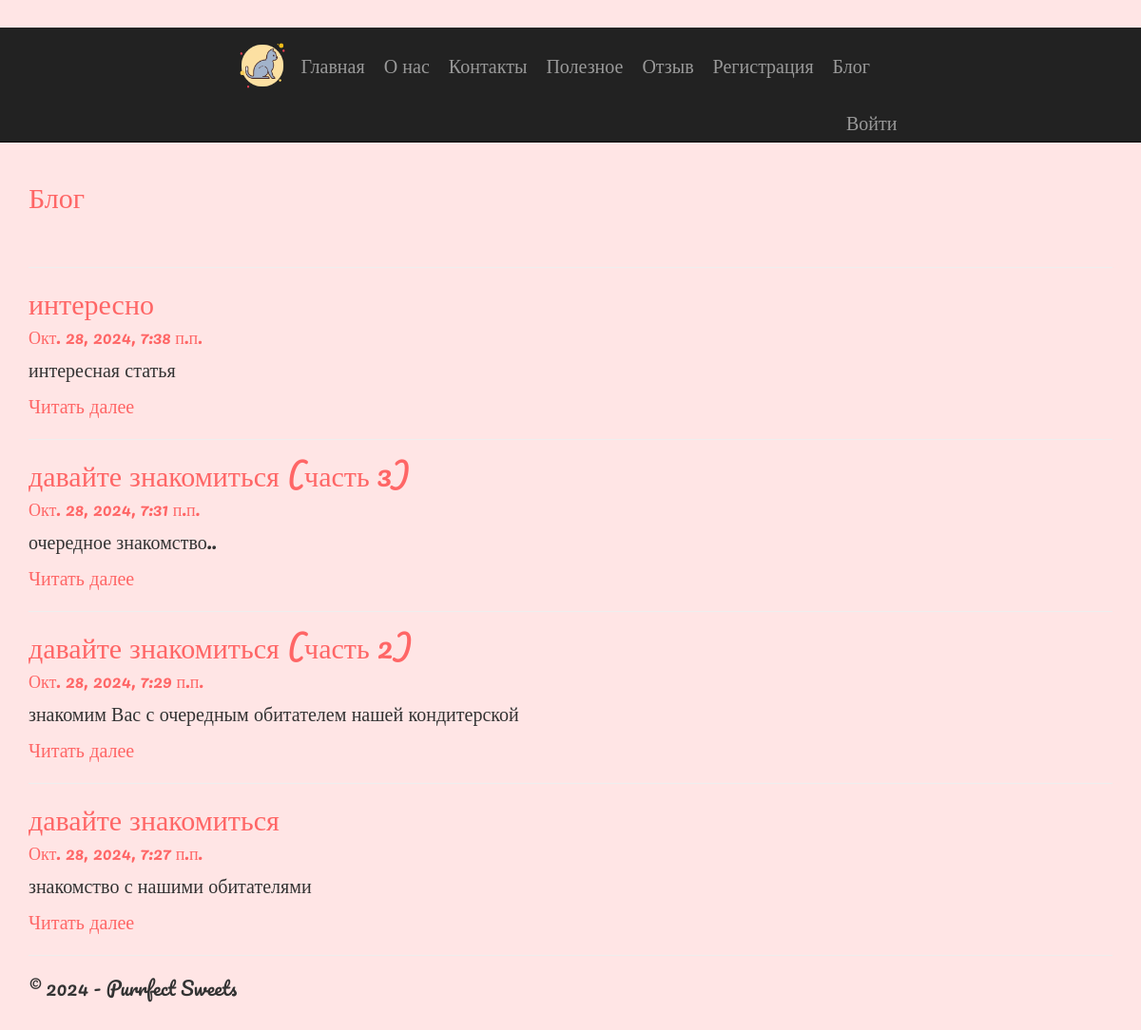
Before: /blog/ with the older database file.
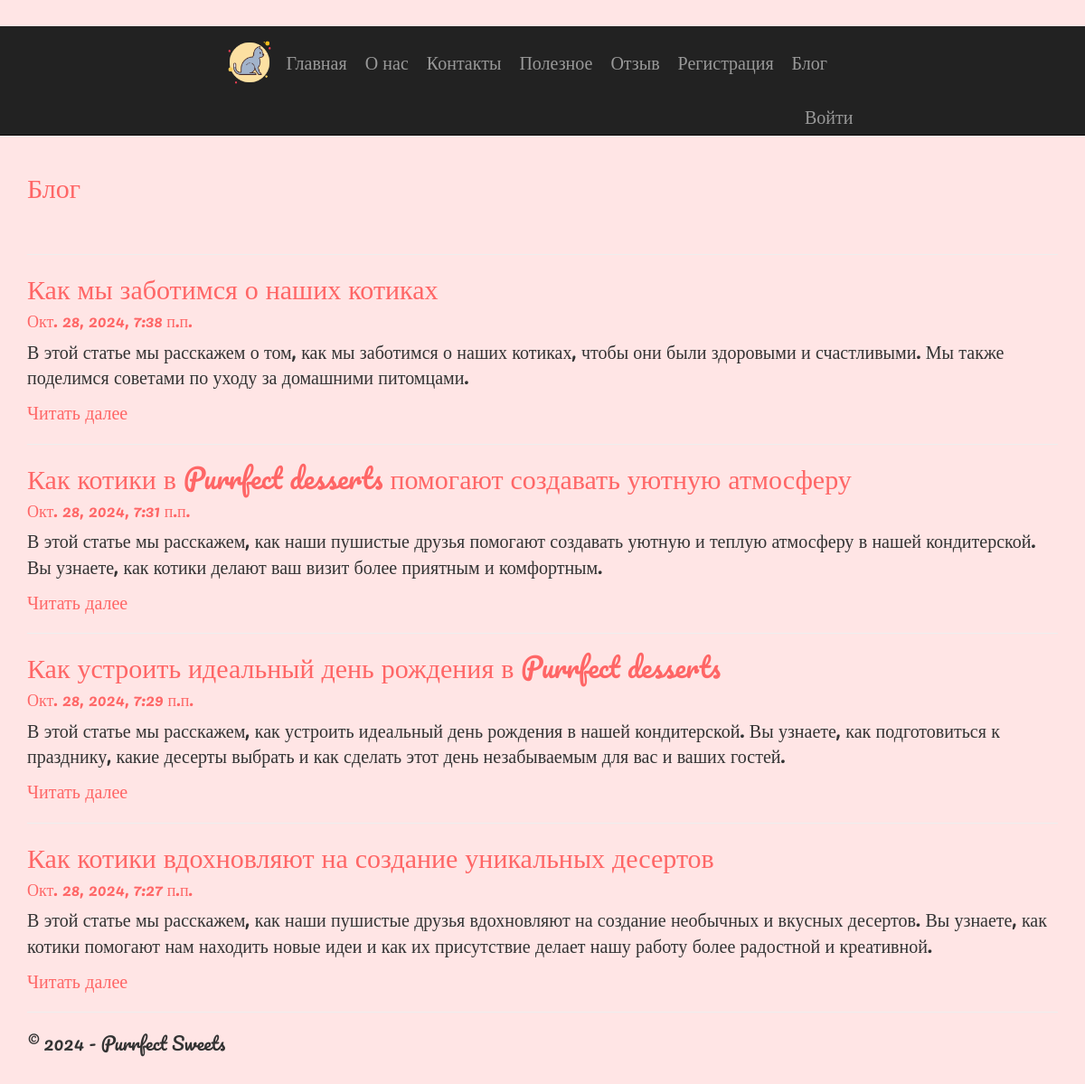
After: the same page with the newer database file.
### app/models.py (models this page shows, shortened)
class Blog(models. Model):
    title = models.CharField(max_length = 100, unique_for_date = "posted", verbose_name = "Заголовок")
    description = models.TextField(verbose_name = "Краткое содержание")
    content = models.TextField(verbose_name = "Полное содержание")
    posted = models.DateTimeField(default = datetime.now(), db_index = True, verbose_name = "Опубликована")
    author = models.ForeignKey(User, null=True, blank=True, on_delete = models.SET_NULL, verbose_name = "Автор")
    image = models.FileField(default = "temp.jpg", verbose_name= "Путь картинкe")
    class Meta:
        db_table = "Posts" #имя таблицы для модели
        ordering = ["-posted"] #порядок сортировки данных в модели ("-" означает по убыванию)
        verbose_name = "статья блога" # имя, под которым модель будет отображаться в административном разделе (для одной статьи блога)
        verbose_name_plural = "статьи блога" # тоже для всех статей блога

### app/views.py (the view)
# urls.py: path('blog/', views.blog, name='blog'),
def blog(request):
    posts = Blog.objects.all() # запрос на выбор всех статей блога из модели
    assert isinstance(request, HttpRequest)
    return render(
        request,
        'app/blog.html',
        {
            'title':'Блог',
            'posts': posts, # передача списка статей в шаблон веб-страницы
            'year':datetime.now().year,
        }
)

### app/templatetags/custom_filters.py (called while the page is built)
@register.filter
def in_group(user, group_name):
    return user.groups.filter(name=group_name).exists()

### app/templates/app/blog.html
﻿{% extends "app/layout.html" %}
{% block content %}
<h2>{{ title }}</h2>
<br />
{% for post in posts %}
<hr />
<div class="">
    <h2> {{post.title}} </h2>
    <h4> {{post.posted}} </h4>
    <p> {{post.description}} </p>
    <p><a href="{% url 'blogpost' parametr=post.id %}" class="read_more"> Читать далее </a> </p>
</div>
{% endfor %}
{% endblock %}

Changed rows visible on the page:
changed Blog: title "интересно" → "Как мы заботимся о наших котиках"; description "интересная статья" → "В этой статье мы расскажем о том, как мы заботимся о наших котиках, чтобы они были здоровыми и счастливыми. Мы также поделимся советами по уходу за домашними питомцами."
changed Blog: title "давайте знакомиться (часть 3)" → "Как котики в Purrfect desserts помогают создавать уютную атмосферу"; description "очередное знакомство.." → "В этой статье мы расскажем, как наши пушистые друзья помогают создавать уютную и теплую атмосферу в нашей кондитерской. Вы узнаете, как котики делают ваш визит более приятным и комфортным."
changed Blog: title "давайте знакомиться (часть 2)" → "Как устроить идеальный день рождения в Purrfect desserts"; description "знакомим Вас с очередным обитателем нашей кондитерской" → "В этой статье мы расскажем, как устроить идеальный день рождения в нашей кондитерской. Вы узнаете, как подготовиться к празднику, какие десерты выбрать и как сделать этот день незабываемым для вас и ваших гостей."
changed Blog: title "давайте знакомиться" → "Как котики вдохновляют на создание уникальных десертов"; description "знакомство с нашими обитателями" → "В этой статье мы расскажем, как наши пушистые друзья вдохновляют на создание необычных и вкусных десертов. Вы узнаете, как котики помогают нам находить новые идеи и как их присутствие делает нашу работу более радостной и креативной."
